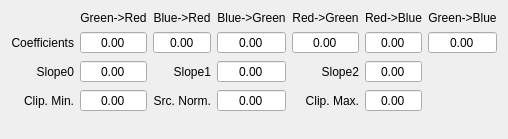
<?xml version="1.0" encoding="UTF-8"?>
<ui version="4.0">
 <class>MGM</class>
 <widget class="QWidget" name="MGM">
  <property name="geometry">
   <rect>
    <x>0</x>
    <y>0</y>
    <width>455</width>
    <height>139</height>
   </rect>
  </property>
  <property name="windowTitle">
   <string>MGM</string>
  </property>
  <layout class="QGridLayout" name="gridLayout">
   <item row="0" column="1">
    <widget class="QLabel" name="label">
     <property name="text">
      <string>Green-&gt;Red</string>
     </property>
     <property name="alignment">
      <set>Qt::AlignCenter</set>
     </property>
    </widget>
   </item>
   <item row="1" column="0">
    <widget class="QLabel" name="label_9">
     <property name="text">
      <string>Coefficients</string>
     </property>
     <property name="alignment">
      <set>Qt::AlignRight|Qt::AlignTrailing|Qt::AlignVCenter</set>
     </property>
    </widget>
   </item>
   <item row="0" column="2">
    <widget class="QLabel" name="label_2">
     <property name="text">
      <string>Blue-&gt;Red</string>
     </property>
     <property name="alignment">
      <set>Qt::AlignCenter</set>
     </property>
    </widget>
   </item>
   <item row="0" column="3">
    <widget class="QLabel" name="label_3">
     <property name="text">
      <string>Blue-&gt;Green</string>
     </property>
     <property name="alignment">
      <set>Qt::AlignCenter</set>
     </property>
    </widget>
   </item>
   <item row="0" column="4">
    <widget class="QLabel" name="label_4">
     <property name="text">
      <string>Red-&gt;Green</string>
     </property>
     <property name="alignment">
      <set>Qt::AlignCenter</set>
     </property>
    </widget>
   </item>
   <item row="0" column="5">
    <widget class="QLabel" name="label_5">
     <property name="text">
      <string>Red-&gt;Blue</string>
     </property>
     <property name="alignment">
      <set>Qt::AlignCenter</set>
     </property>
    </widget>
   </item>
   <item row="0" column="6">
    <widget class="QLabel" name="label_6">
     <property name="text">
      <string>Green-&gt;Blue</string>
     </property>
     <property name="alignment">
      <set>Qt::AlignCenter</set>
     </property>
    </widget>
   </item>
   <item row="3" column="0">
    <widget class="QLabel" name="label_8">
     <property name="text">
      <string>Clip. Min.</string>
     </property>
     <property name="alignment">
      <set>Qt::AlignRight|Qt::AlignTrailing|Qt::AlignVCenter</set>
     </property>
    </widget>
   </item>
   <item row="2" column="0">
    <widget class="QLabel" name="label_7">
     <property name="text">
      <string>Slope0</string>
     </property>
     <property name="alignment">
      <set>Qt::AlignRight|Qt::AlignTrailing|Qt::AlignVCenter</set>
     </property>
    </widget>
   </item>
   <item row="3" column="1">
    <widget class="QDoubleSpinBox" name="P0_sb">
     <property name="alignment">
      <set>Qt::AlignCenter</set>
     </property>
     <property name="buttonSymbols">
      <enum>QAbstractSpinBox::NoButtons</enum>
     </property>
    </widget>
   </item>
   <item row="0" column="0">
    <widget class="QLabel" name="label_10">
     <property name="text">
      <string/>
     </property>
    </widget>
   </item>
   <item row="1" column="1">
    <widget class="QDoubleSpinBox" name="C0_sb">
     <property name="alignment">
      <set>Qt::AlignCenter</set>
     </property>
     <property name="buttonSymbols">
      <enum>QAbstractSpinBox::NoButtons</enum>
     </property>
    </widget>
   </item>
   <item row="1" column="2">
    <widget class="QDoubleSpinBox" name="C1_sb">
     <property name="alignment">
      <set>Qt::AlignCenter</set>
     </property>
     <property name="buttonSymbols">
      <enum>QAbstractSpinBox::NoButtons</enum>
     </property>
    </widget>
   </item>
   <item row="1" column="3">
    <widget class="QDoubleSpinBox" name="C2_sb">
     <property name="alignment">
      <set>Qt::AlignCenter</set>
     </property>
     <property name="buttonSymbols">
      <enum>QAbstractSpinBox::NoButtons</enum>
     </property>
    </widget>
   </item>
   <item row="1" column="4">
    <widget class="QDoubleSpinBox" name="C3_sb">
     <property name="alignment">
      <set>Qt::AlignCenter</set>
     </property>
     <property name="buttonSymbols">
      <enum>QAbstractSpinBox::NoButtons</enum>
     </property>
    </widget>
   </item>
   <item row="1" column="5">
    <widget class="QDoubleSpinBox" name="C4_sb">
     <property name="alignment">
      <set>Qt::AlignCenter</set>
     </property>
     <property name="buttonSymbols">
      <enum>QAbstractSpinBox::NoButtons</enum>
     </property>
    </widget>
   </item>
   <item row="1" column="6">
    <widget class="QDoubleSpinBox" name="C5_sb">
     <property name="alignment">
      <set>Qt::AlignCenter</set>
     </property>
     <property name="buttonSymbols">
      <enum>QAbstractSpinBox::NoButtons</enum>
     </property>
    </widget>
   </item>
   <item row="2" column="1">
    <widget class="QDoubleSpinBox" name="S0_sb">
     <property name="alignment">
      <set>Qt::AlignCenter</set>
     </property>
     <property name="buttonSymbols">
      <enum>QAbstractSpinBox::NoButtons</enum>
     </property>
    </widget>
   </item>
   <item row="2" column="2">
    <widget class="QLabel" name="label_11">
     <property name="text">
      <string>Slope1</string>
     </property>
     <property name="alignment">
      <set>Qt::AlignRight|Qt::AlignTrailing|Qt::AlignVCenter</set>
     </property>
    </widget>
   </item>
   <item row="2" column="3">
    <widget class="QDoubleSpinBox" name="S1_sb">
     <property name="alignment">
      <set>Qt::AlignCenter</set>
     </property>
     <property name="buttonSymbols">
      <enum>QAbstractSpinBox::NoButtons</enum>
     </property>
    </widget>
   </item>
   <item row="2" column="5">
    <widget class="QDoubleSpinBox" name="S2_sb">
     <property name="alignment">
      <set>Qt::AlignCenter</set>
     </property>
     <property name="buttonSymbols">
      <enum>QAbstractSpinBox::NoButtons</enum>
     </property>
    </widget>
   </item>
   <item row="2" column="4">
    <widget class="QLabel" name="label_12">
     <property name="text">
      <string>Slope2</string>
     </property>
     <property name="alignment">
      <set>Qt::AlignRight|Qt::AlignTrailing|Qt::AlignVCenter</set>
     </property>
    </widget>
   </item>
   <item row="3" column="2">
    <widget class="QLabel" name="label_13">
     <property name="text">
      <string>Src. Norm.</string>
     </property>
     <property name="alignment">
      <set>Qt::AlignRight|Qt::AlignTrailing|Qt::AlignVCenter</set>
     </property>
    </widget>
   </item>
   <item row="3" column="3">
    <widget class="QDoubleSpinBox" name="P1_sb">
     <property name="alignment">
      <set>Qt::AlignCenter</set>
     </property>
     <property name="buttonSymbols">
      <enum>QAbstractSpinBox::NoButtons</enum>
     </property>
    </widget>
   </item>
   <item row="3" column="4">
    <widget class="QLabel" name="label_14">
     <property name="text">
      <string>Clip. Max.</string>
     </property>
     <property name="alignment">
      <set>Qt::AlignRight|Qt::AlignTrailing|Qt::AlignVCenter</set>
     </property>
    </widget>
   </item>
   <item row="3" column="5">
    <widget class="QDoubleSpinBox" name="P2_sb">
     <property name="alignment">
      <set>Qt::AlignCenter</set>
     </property>
     <property name="buttonSymbols">
      <enum>QAbstractSpinBox::NoButtons</enum>
     </property>
    </widget>
   </item>
   <item row="4" column="1">
    <spacer name="verticalSpacer">
     <property name="orientation">
      <enum>Qt::Vertical</enum>
     </property>
     <property name="sizeHint" stdset="0">
      <size>
       <width>20</width>
       <height>40</height>
      </size>
     </property>
    </spacer>
   </item>
  </layout>
 </widget>
 <tabstops>
  <tabstop>C0_sb</tabstop>
  <tabstop>C1_sb</tabstop>
  <tabstop>C2_sb</tabstop>
  <tabstop>C3_sb</tabstop>
  <tabstop>C4_sb</tabstop>
  <tabstop>C5_sb</tabstop>
  <tabstop>S0_sb</tabstop>
  <tabstop>S1_sb</tabstop>
  <tabstop>S2_sb</tabstop>
  <tabstop>P0_sb</tabstop>
  <tabstop>P1_sb</tabstop>
  <tabstop>P2_sb</tabstop>
 </tabstops>
 <resources/>
 <connections/>
</ui>
